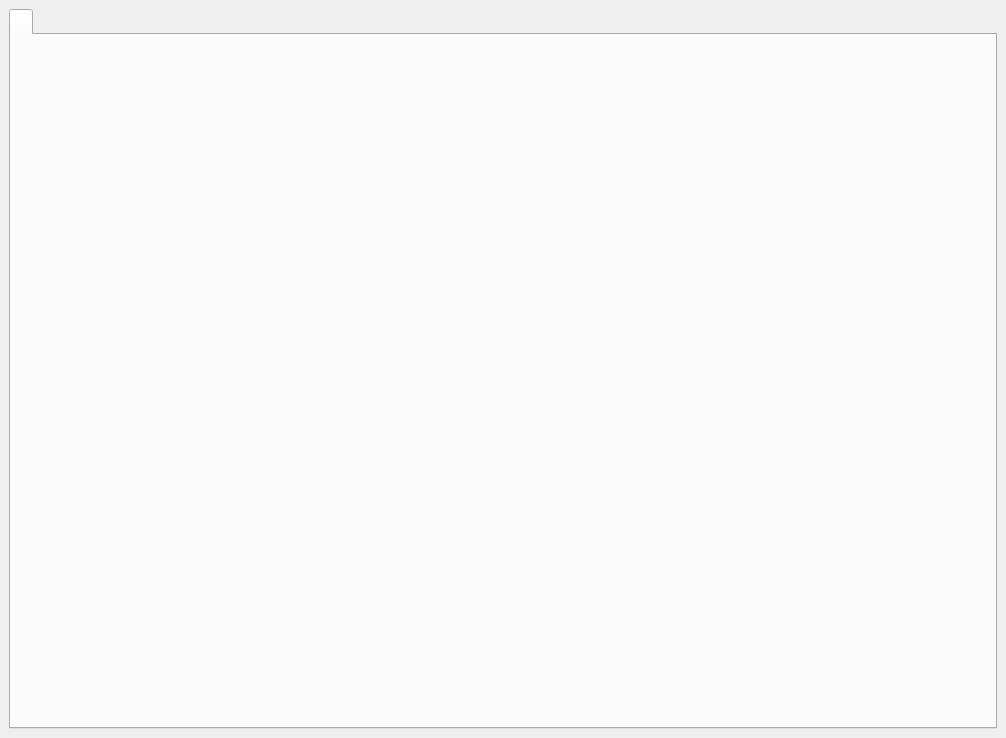
<?xml version="1.0" encoding="UTF-8"?>
<ui version="4.0">
 <class>QtTabTest</class>
 <widget class="QMainWindow" name="QtTabTest">
  <property name="geometry">
   <rect>
    <x>0</x>
    <y>0</y>
    <width>1006</width>
    <height>738</height>
   </rect>
  </property>
  <property name="windowTitle">
   <string>MainWindow</string>
  </property>
  <widget class="QWidget" name="centralwidget">
   <layout class="QGridLayout" name="gridLayout">
    <item row="0" column="0">
     <widget class="QTabWidget" name="tabWidget">
      <property name="minimumSize">
       <size>
        <width>500</width>
        <height>500</height>
       </size>
      </property>
      <property name="currentIndex">
       <number>0</number>
      </property>
      <widget class="QWidget" name="tab">
       <attribute name="title">
        <string/>
       </attribute>
       <layout class="QGridLayout" name="gridLayout_2"/>
      </widget>
     </widget>
    </item>
   </layout>
  </widget>
 </widget>
 <resources/>
 <connections/>
</ui>
